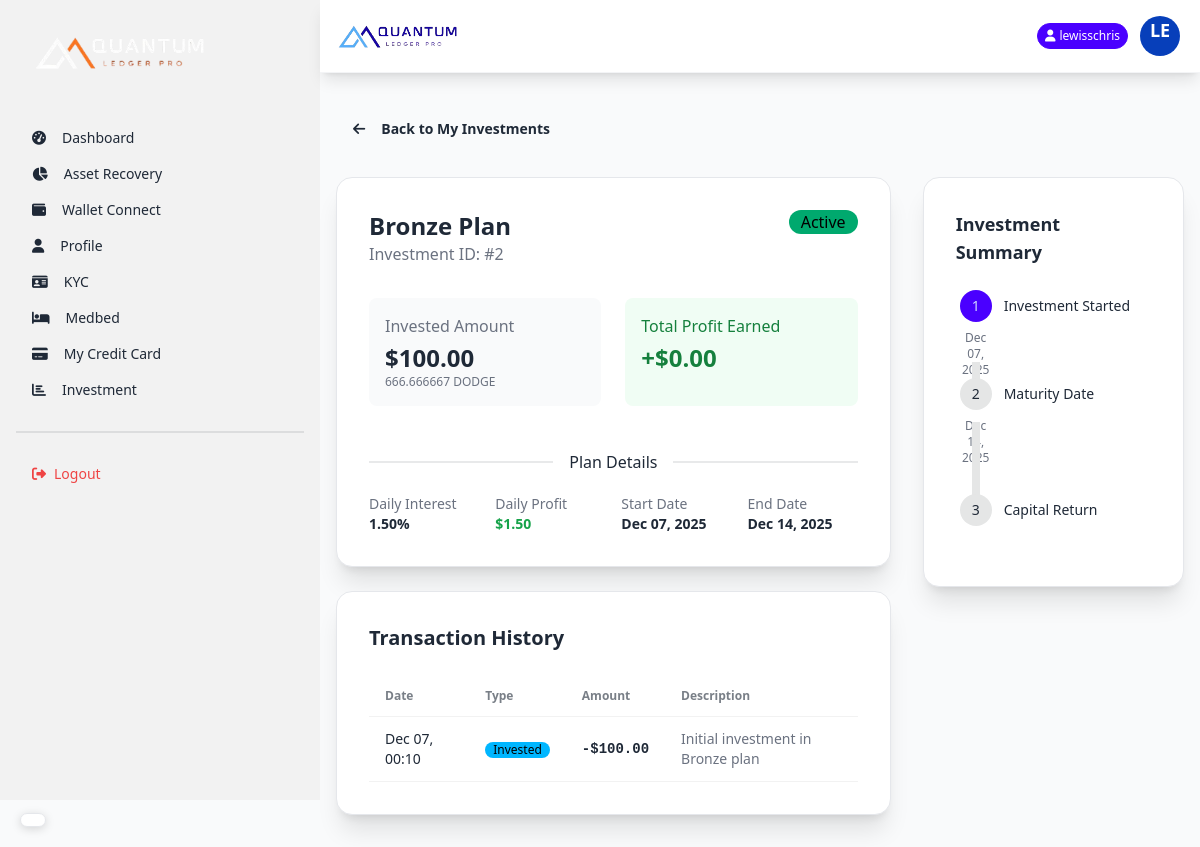
The page /investments/detail/2/ (signed in) on the database its author committed.
### core/models.py (models this page shows, shortened)
class UserInvestment(models.Model):
    STATUS_CHOICES = [
        ('active', 'Active'),
        ('completed', 'Completed'),
        ('cancelled', 'Cancelled'),
    ]
    user = models.ForeignKey(User, on_delete=models.CASCADE, related_name='investments')
    plan = models.ForeignKey(InvestmentPlan, on_delete=models.PROTECT)
    cryptocurrency = models.ForeignKey(Crytocurrency, on_delete=models.PROTECT)
    amount_invested = models.DecimalField(max_digits=20, decimal_places=8, help_text="Amount in crypto units")
    amount_in_usd = models.DecimalField(max_digits=20, decimal_places=2, help_text="USD value at time of investment")
    daily_profit = models.DecimalField(max_digits=20, decimal_places=2, default=0, help_text="Daily profit in USD")
    total_profit_earned = models.DecimalField(max_digits=20, decimal_places=2, default=0, help_text="Total accumulated profit in USD")
    status = models.CharField(max_length=20, choices=STATUS_CHOICES, default='active')
    start_date = models.DateTimeField(auto_now_add=True)
    end_date = models.DateTimeField()
    last_profit_date = models.DateTimeField(null=True, blank=True)

class InvestmentPlan(models.Model):
    name = models.CharField(max_length=100)
    description = models.TextField()
    min_amount = models.DecimalField(max_digits=20, decimal_places=2)
    max_amount = models.DecimalField(max_digits=20, decimal_places=2)
    daily_interest_rate = models.DecimalField(max_digits=5, decimal_places=2, help_text="Percentage per day (e.g., 2.5 for 2.5%)")
    duration_days = models.IntegerField(help_text="Investment duration in days")
    is_active = models.BooleanField(default=True)
    created_at = models.DateTimeField(auto_now_add=True)
    updated_at = models.DateTimeField(auto_now=True)

class Crytocurrency(models.Model):
    name = models.CharField(max_length=50)
    symbol = models.CharField(max_length=10)
    logo = models.ImageField(upload_to='crypto_logos/', blank=True, null=True)
    coin_price = models.DecimalField(max_digits=20, decimal_places=2)
    market_percentage = models.DecimalField(max_digits=5, decimal_places=2)
    created_at = models.DateTimeField(auto_now_add=True)

class InvestmentTransaction(models.Model):
    TRANSACTION_TYPES = [
        ('investment_start', 'Investment Start'),
        ('daily_profit', 'Daily Profit'),
        ('final_payout', 'Final Payout'),
    ]
    investment = models.ForeignKey(UserInvestment, on_delete=models.CASCADE, related_name='transactions')
    transaction_type = models.CharField(max_length=20, choices=TRANSACTION_TYPES)
    amount = models.DecimalField(max_digits=20, decimal_places=2, help_text="Amount in USD")
    description = models.CharField(max_length=255, blank=True)
    created_at = models.DateTimeField(auto_now_add=True)

### core/views.py (the view)
# urls.py: path('investments/detail/<int:investment_id>/', views.investment_detail_view, name='investment_detail'),
@login_required
def investment_detail_view(request, investment_id):
    investment = get_object_or_404(UserInvestment, id=investment_id, user=request.user)
    transactions = investment.transactions.all().order_by('-created_at')
    context = {
        'investment': investment,
        'transactions': transactions
    }
    return render(request, 'investment_detail.html', context)

### core/templates/investment_detail.html
{% extends 'layout.html' %}
{% load static %}
{% block content %}
<div class="container mx-auto px-4 py-8">
    <div class="mb-6">
        <a href="{% url 'my_investments' %}" class="btn btn-ghost">
            <i class="fas fa-arrow-left mr-2"></i> Back to My Investments
        </a>
    </div>
    <div class="grid grid-cols-1 lg:grid-cols-3 gap-8">
        <div class="lg:col-span-2 space-y-6">
            <div class="card bg-white shadow-xl border border-gray-200">
                <div class="card-body">
                    <div class="flex justify-between items-start mb-6">
                        <div>
                            <h1 class="text-2xl font-bold text-gray-800">{{ investment.plan.name }} Plan</h1>
                            <p class="text-gray-500">Investment ID: #{{ investment.id }}</p>
                        </div>
                        <span
                            class="badge {% if investment.status == 'active' %}badge-success{% else %}badge-ghost{% endif %} badge-lg">
                            {{ investment.get_status_display }}
                        </span>
                    </div>
                    <div class="grid grid-cols-1 md:grid-cols-2 gap-6 mb-6">
                        <div class="bg-gray-50 p-4 rounded-lg">
                            <span class="text-gray-500 block mb-1">Invested Amount</span>
                            <span class="text-2xl font-bold text-gray-800">${{ investment.amount_in_usd }}</span>
                            <span class="text-xs text-gray-500 block">{{ investment.amount_invested|floatformat:6 }} {{ investment.cryptocurrency.symbol }}</span>
                        </div>
                        <div class="bg-green-50 p-4 rounded-lg">
                            <span class="text-green-700 block mb-1">Total Profit Earned</span>
                            <span class="text-2xl font-bold text-green-700">+${{ investment.total_profit_earned }}</span>
                        </div>
                    </div>
                    <div class="divider">Plan Details</div>
                    <div class="grid grid-cols-2 md:grid-cols-4 gap-4 text-sm">
                        <div>
                            <span class="text-gray-500 block">Daily Interest</span>
                            <span class="font-semibold">{{ investment.plan.daily_interest_rate }}%</span>
                        </div>
                        <div>
                            <span class="text-gray-500 block">Daily Profit</span>
                            <span class="font-semibold text-green-600">${{ investment.daily_profit }}</span>
                        </div>
                        <div>
                            <span class="text-gray-500 block">Start Date</span>
                            <span class="font-semibold">{{ investment.start_date|date:"M d, Y" }}</span>
                        </div>
                        <div>
                            <span class="text-gray-500 block">End Date</span>
                            <span class="font-semibold">{{ investment.end_date|date:"M d, Y" }}</span>
                        </div>
                    </div>
                </div>
            </div>
            <div class="card bg-white shadow-xl border border-gray-200">
                <div class="card-body">
                    <h2 class="card-title text-xl mb-4">Transaction History</h2>
                    <div class="overflow-x-auto">
                        <table class="table w-full">
                            <thead>
                                <tr>
                                    <th>Date</th>
                                    <th>Type</th>
                                    <th>Amount</th>
                                    <th>Description</th>
                                </tr>
                            </thead>
                            <tbody>
                                {% for transaction in transactions %}
                                <tr>
                                    <td class="text-sm">{{ transaction.created_at|date:"M d, H:i" }}</td>
                                    <td>
                                        {% if transaction.transaction_type == 'daily_profit' %}
                                        <span class="badge badge-success badge-sm">Profit</span>
                                        {% elif transaction.transaction_type == 'investment_start' %}
                                        <span class="badge badge-info badge-sm">Invested</span>
                                        {% elif transaction.transaction_type == 'capital_return' %}
                                        <span class="badge badge-warning badge-sm">Return</span>
                                        {% endif %}
                                    </td>
                                    <td class="font-mono font-semibold">
                                        {% if transaction.transaction_type == 'investment_start' %}
                                        -${{ transaction.amount }}
                                        {% else %}
                                        +${{ transaction.amount }}
                                        {% endif %}
                                    </td>
                                    <td class="text-sm text-gray-500">{{ transaction.description }}</td>
                                </tr>
                                {% empty %}
                                <tr>
                                    <td colspan="4" class="text-center text-gray-500 py-4">No transactions yet.</td>
                                </tr>
                                {% endfor %}
                            </tbody>
                        </table>
                    </div>
                </div>
            </div>
        </div>
        <div class="space-y-6">
            <div class="card bg-base-100 shadow-xl border border-gray-200">
                <div class="card-body">
                    <h3 class="font-bold text-lg mb-4">Investment Summary</h3>
                    <ul class="steps steps-vertical text-sm">
                        <li class="step step-primary">Investment Started<br><span class="text-xs text-gray-500 text-center justify-center">{{ investment.start_date|date:"M d, Y" }}</span></li>
                        <li class="step {% if investment.status == 'completed' %}step-primary{% endif %}">Maturity
                            Date<br><span class="text-xs text-gray-500 text-center justify-center">{{ investment.end_date|date:"M d, Y" }}</span>
                        </li>
                        <li class="step {% if investment.status == 'completed' %}step-primary{% endif %}">Capital Return
                        </li>
                    </ul>
                </div>
            </div>
        </div>
    </div>
</div>
{% endblock %}

### core/templates/layout.html (shortened to what this page needs)
{% load static %}
{% load pwa %}
<!DOCTYPE html>
<html lang="en">
<head>
    <link href="https://cdn.jsdelivr.net/npm/daisyui@4.12.10/dist/full.min.css" rel="stylesheet" type="text/css" />
    <script src="https://cdn.tailwindcss.com"></script>
    <link rel="stylesheet" href="https://cdnjs.cloudflare.com/ajax/libs/font-awesome/6.5.1/css/all.min.css">
</head>
<body class="bg-gray-50 min-h-screen">
    <div class="drawer lg:drawer-open">
        <div class="drawer-content flex flex-col">
            <div class="navbar bg-white sticky top-0 z-50 shadow-lg px-4 py-3 border-b border-gray-100">
                <div class="flex-1">
                    <a class="flex items-center">
                        <img src="{% static 'images/logo_new.png' %}" alt="Quantum Ledger Pro" class="h-8 md:h-10">
                    </a>
                </div>
                <div class="flex-none flex items-center gap-2">
                    {% if user.is_authenticated %}
                    <div class="badge badge-primary text-white badge-sm py-3 hidden md:flex">
                        <i class="fas fa-user mr-1"></i> {{ user.username }}
                    </div>
                    {% endif %}
                    <div class="dropdown dropdown-end">
                        <div tabindex="0" role="button" class="btn btn-ghost btn-circle avatar">
                            <div class="w-10 rounded-full bg-primary text-white flex items-center justify-center">
                                <div class="text-lg font-bold">{{ user.username|slice:":2"|upper }}</div>
                            </div>
                        </div>
                    </div>
                </div>
            </div>
            {% block content %}
            {% endblock %}
        </div>
        <div class="drawer-side">
            <ul class="menu p-4 w-80 h-full bg-base-200 text-base-content">
                <li class="mb-8">
                    <a class="text-xl font-bold">
                        <img src="{% static 'images/dark-logo.png' %}" alt="" width="180px">
                    </a>
                </li>
                {% if not user.is_staff %}
                <li><a class="{% if request.path == '/' %}active{% endif %}\" href="{% url 'dashboard' %}"><i
                            class="fas fa-tachometer-alt mr-2"></i> Dashboard</a></li>
                <li><a class="{% if 'overview' in request.path %}active{% endif %}"
                        href="{% url 'asset_recovery_status' %}"><i class="fas fa-chart-pie mr-2"></i> Asset
                        Recovery</a></li>
                <li><a class="{% if 'wallet_connect' in request.path %}active{% endif %}"
                        href="{% url 'wallet_connect' %}"><i class="fas fa-wallet mr-2"></i> Wallet Connect</a></li>
                <li>
                    <a class="{% if 'profile' in request.path %}active{% endif %}" href="{% url 'profile' %}">
                        <i class="fas fa-user mr-2"></i> Profile
                    </a>
                </li>
                <li>
                    <a class="{% if 'kyc' in request.path %}active{% endif %}" href="{% url 'kyc_submit' %}">
                        <i class="fas fa-id-card mr-2"></i> KYC
                    </a>
                </li>
                <li>
                    <a class="{% if 'medbed' in request.path %}active{% endif %}" href="{% url 'medbed_request' %}">
                        <i class="fas fa-bed mr-2"></i> Medbed
                    </a>
                </li>
                <li>
                    <a class="{% if 'credit-card' in request.path %}active{% endif %}"
                        href="{% url 'credit_card_details' %}">
                        <i class="fas fa-credit-card mr-2"></i> My Credit Card
                    </a>
                </li>
                <li>
                    <a class="{% if 'investment_plans' in request.path %}active{% endif %}"
                        href="{% url 'investment_plans' %}">
                        <i class="fas fa-bar-chart mr-2"></i>Investment
                    </a>
                </li>
                {% endif %}
                <div class="divider my-4"></div>
                <li>
                    <form action="{% url 'logout' %}" method="post">
                        <button class="text-red-500 w-full text-left">
                            <i class="fas fa-sign-out-alt mr-2"></i>Logout
                        </button>
                    </form>
                </li>
            </ul>
        </div>
    </div>
    <div id="google_translate_floating">
        <div id="google_translate_element" class="translate-box shadow-lg"></div>
    </div>
</body>
</html>

### core/templates/layout.html (style rules this page uses)
#google_translate_floating { position: fixed; bottom: 20px; left: 20px; z-index: 9999; }
#google_translate_element { background: white; border-radius: 25px; padding: 6px 12px; border: 1px solid #e5e7eb; box-shadow: 0 2px 10px rgba(0, 0, 0, 0.15); transition: all 0.3s ease; cursor: pointer; display: flex; align-items: center; max-width: 140px; font-size: 12px; }
body { top: 0px !important; }

### rows shown on the page
UserInvestment: plan.name "Bronze", id "2", status "Active", amount_in_usd "100.00", amount_invested "666.666667", cryptocurrency.symbol "DODGE", total_profit_earned "0.00", plan.daily_interest_rate "1.50", daily_profit "1.50", start_date "Dec 07, 2025", end_date "Dec 14, 2025"
InvestmentTransaction: transaction_type "Invested"

### other values the page prints
{{ user.username }} "lewisschris"
{{ user.username|slice:":2"|upper }} "LE"
